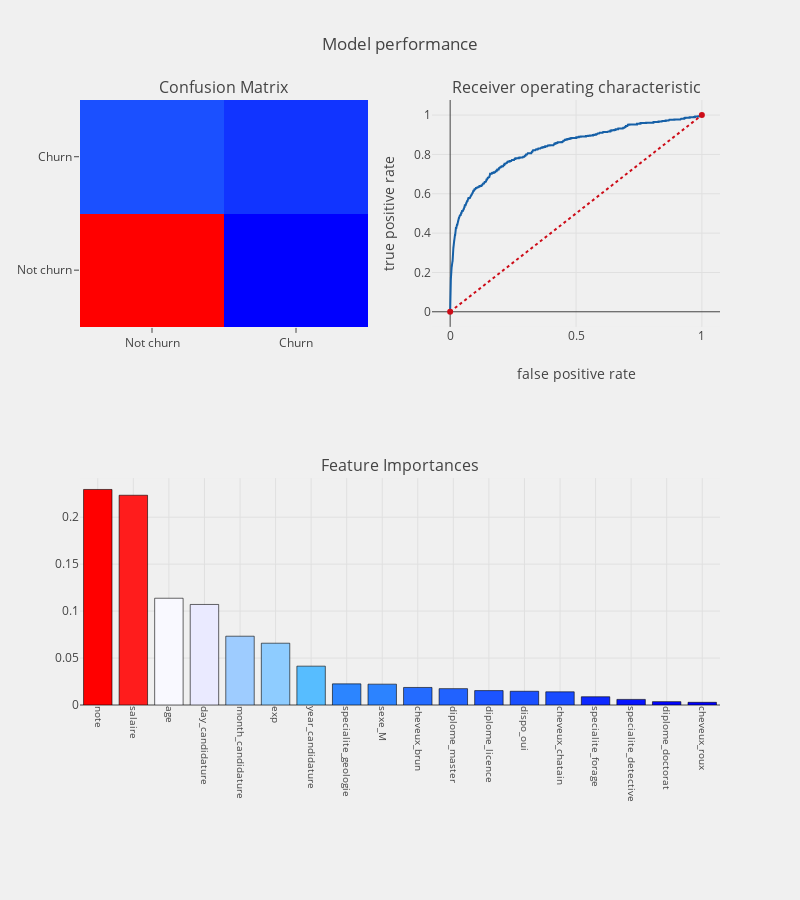

Source (notebook cell):
### Markdown cell above
#### 6.6.2 Evaluation

### Code cell
cols= col_num + col_cat

evaluation (xgc, cols, "features", X_Xgboost,smotetomek_Y)

### Figure 1 — Plotly figure (JSON) as saved in the notebook; plotly's stock layout.template omitted (floating-point values rounded to 4 significant figures; data arrays with more than 128 entries replaced by an {"elided": "..."} marker saying what was removed)
{"data": [{"colorscale": "Picnic", "name": "matrix", "showscale": false, "type": "heatmap", "uid": "bc36ad82-1736-4692-9a52-778865a2d324", "x": ["Not churn", "Churn"], "xaxis": "x", "y": ["Not churn", "Churn"], "yaxis": "y", "z": [[3963, 106], [307, 236]]}, {"line": {"color": "rgb(22, 96, 167)", "width": 2}, "name": "Roc : 0.704285920541", "type": "scatter", "uid": "e458fafd-6d12-43cc-a345-eaffc7574329", "x": {"elided": "677 float values"}, "xaxis": "x2", "y": {"elided": "677 float values"}, "yaxis": "y2"}, {"line": {"color": "rgb(205, 12, 24)", "dash": "dot", "width": 2}, "type": "scatter", "uid": "8ad295fe-1ae7-4b07-81fd-2553521261c5", "x": [0, 1], "xaxis": "x2", "y": [0, 1], "yaxis": "y2"}, {"marker": {"color": [0.2295, 0.2233, 0.1137, 0.107, 0.07325, 0.06579, 0.04137, 0.02251, 0.02221, 0.01869, 0.01743, 0.01534, 0.01463, 0.01403, 0.008776, 0.00597, 0.003582, 0.002866], "colorscale": "Picnic", "line": {"color": "black", "width": 0.6}}, "name": "coefficients", "type": "bar", "uid": "24529362-f20e-43bc-a72a-046dee61d8c0", "x": ["note", "salaire", "age", "day_candidature", "month_candidature", "exp", "year_candidature", "specialite_geologie", "sexe_M", "cheveux_brun", "diplome_master", "diplome_licence", "dispo_oui", "cheveux_chatain", "specialite_forage", "specialite_detective", "diplome_doctorat", "cheveux_roux"], "xaxis": "x3", "y": [0.2295, 0.2233, 0.1137, 0.107, 0.07325, 0.06579, 0.04137, 0.02251, 0.02221, 0.01869, 0.01743, 0.01534, 0.01463, 0.01403, 0.008776, 0.00597, 0.003582, 0.002866], "yaxis": "y3"}], "layout": {"annotations": [{"font": {"size": 16}, "showarrow": false, "text": "Confusion Matrix", "x": 0.225, "xanchor": "center", "xref": "paper", "y": 1, "yanchor": "bottom", "yref": "paper"}, {"font": {"size": 16}, "showarrow": false, "text": "Receiver operating characteristic", "x": 0.775, "xanchor": "center", "xref": "paper", "y": 1, "yanchor": "bottom", "yref": "paper"}, {"font": {"size": 16}, "showarrow": false, "text": "Feature Importances", "x": 0.5, "xanchor": "center", "xref": "paper", "y": 0.375, "yanchor": "bottom", "yref": "paper"}], "autosize": false, "height": 900, "margin": {"b": 195}, "paper_bgcolor": "rgba(240,240,240, 0.95)", "plot_bgcolor": "rgba(240,240,240, 0.95)", "showlegend": false, "title": "Model performance", "width": 800, "xaxis": {"anchor": "y", "domain": [0, 0.45]}, "xaxis2": {"anchor": "y2", "domain": [0.55, 1], "title": "false positive rate"}, "xaxis3": {"anchor": "y3", "domain": [0, 1], "showgrid": true, "tickangle": 90, "tickfont": {"size": 10}}, "yaxis": {"anchor": "x", "domain": [0.625, 1]}, "yaxis2": {"anchor": "x2", "domain": [0.625, 1], "title": "true positive rate"}, "yaxis3": {"anchor": "x3", "domain": [0, 0.375]}}}
